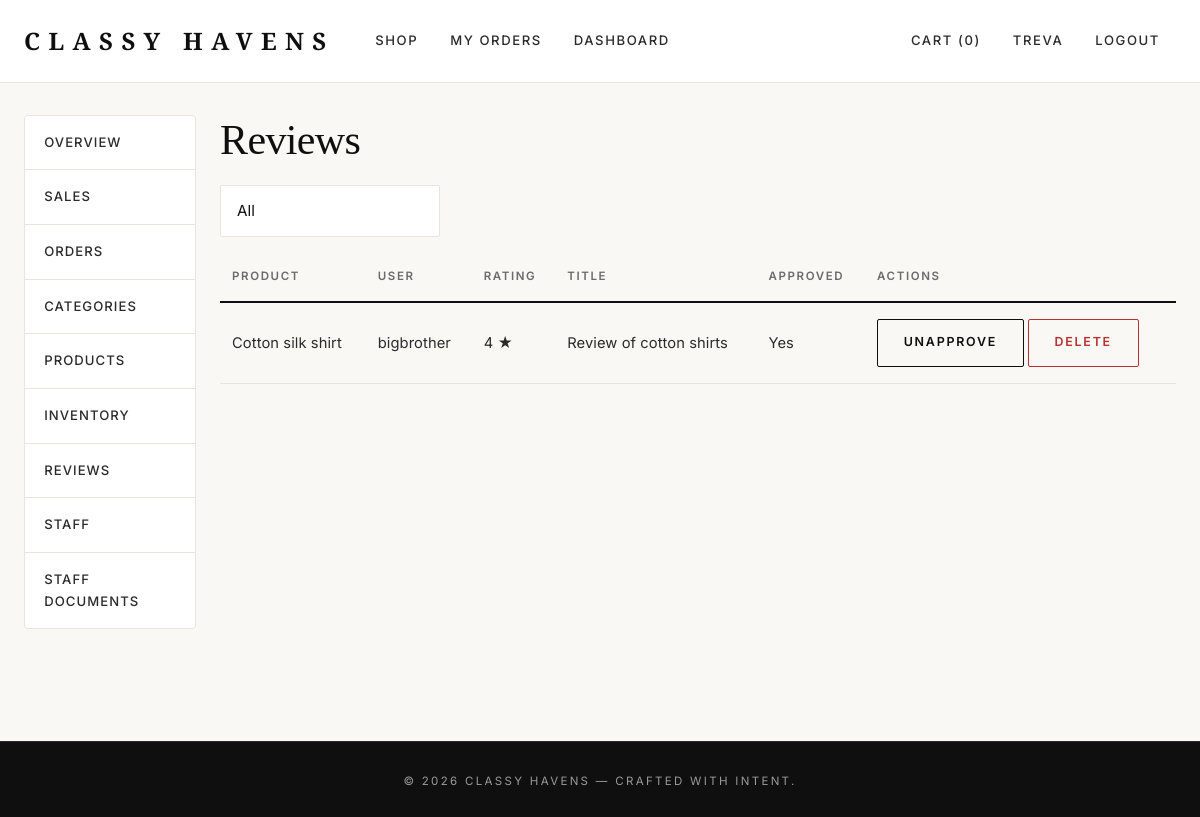
The app's page /dashboard/reviews/ (signed in) with its own data.
### accounts/models.py (models this page shows, shortened)
class CustomUser(AbstractUser):
    class Roles(models.TextChoices):
        CUSTOMER = "customer", "Customer"
        STAFF    = "staff",    "Staff"
        MANAGER  = "manager",  "Manager"
        ADMIN    = "admin",    "Admin"
    role = models.CharField(max_length=20, choices=Roles.choices,
                            default=Roles.CUSTOMER)
    phone = models.CharField(max_length=20, blank=True)
    avatar = models.ImageField(
        upload_to="avatars/%Y/%m/", blank=True, null=True,
        help_text="Optional profile picture (JPEG, PNG, WebP).",
    )
    @property
    def is_staff_member(self):
        return (
            self.is_superuser
            or self.is_staff
            or self.role in (self.Roles.STAFF, self.Roles.MANAGER, self.Roles.ADMIN)
        )

### reviews/models.py (models this page shows, shortened)
class Review(models.Model):
    product = models.ForeignKey(Product, on_delete=models.CASCADE,
                                related_name="reviews")
    user = models.ForeignKey(settings.AUTH_USER_MODEL, on_delete=models.CASCADE)
    rating = models.PositiveSmallIntegerField(
        validators=[MinValueValidator(1), MaxValueValidator(5)]
    )
    title = models.CharField(max_length=150)
    body = models.TextField()
    is_approved = models.BooleanField(default=False)
    created_at = models.DateTimeField(auto_now_add=True)
    class Meta:
        unique_together = ("product", "user")
        ordering = ["-created_at"]

### catalog/models.py (models this page shows, shortened)
class Product(models.Model):
    category = models.ForeignKey(
        Category, on_delete=models.PROTECT, related_name="products",
    )
    name = models.CharField(max_length=200)
    slug = models.SlugField(max_length=220, unique=True)
    description = models.TextField(blank=True)
    base_price = models.DecimalField(
        max_digits=10, decimal_places=2, validators=[MinValueValidator(0)],
    )
    image = models.ImageField(upload_to="products/", blank=True, null=True)
    is_active = models.BooleanField(default=True)
    created_at = models.DateTimeField(auto_now_add=True)
    updated_at = models.DateTimeField(auto_now=True)
    class Meta:
        ordering = ["-created_at"]

### dashboard/views.py (the view)
# urls.py: path("reviews/", views.ReviewModerationView.as_view(), name="reviews"),
class ReviewModerationView(StaffRequiredMixin, PermissionRequiredMixin, ListView):
    permission_required = "reviews.view_review"
    model = Review
    template_name = "dashboard/reviews.html"
    context_object_name = "reviews"
    paginate_by = 50
    def get_queryset(self):
        qs = Review.objects.select_related("product", "user").order_by("-created_at")
        approved = self.request.GET.get("approved")
        if approved == "yes":
            qs = qs.filter(is_approved=True)
        elif approved == "no":
            qs = qs.filter(is_approved=False)
        return qs

### cart/cart.py (called while the page is built)
    def __len__(self):
        return sum(item["quantity"] for item in self.cart.values())

    def total_quantity(self):
        return len(self)

### cart/context_processors.py (called while the page is built)
def cart(request):
    return {"cart": Cart(request)}

### config/context_processors.py (called while the page is built)
def currency(request):
    return {
        "CURRENCY_CODE": settings.CURRENCY_CODE,
        "CURRENCY_SYMBOL": settings.CURRENCY_SYMBOL,
    }

### dashboard/views.py (called while the page is built)
    def dispatch(self, request, *args, **kwargs):
        if not request.user.is_authenticated:
            return super().dispatch(request, *args, **kwargs)
        if not request.user.is_staff_member:
            messages.error(request, "Staff access required.")
            return redirect("catalog:product_list")
        return super().dispatch(request, *args, **kwargs)

### templates/dashboard/reviews.html (shortened to what this page needs)
{% extends "dashboard/base.html" %}
{% block dashboard_content %}
<h1>Reviews</h1>
<form method="get" class="mb-3" style="max-width:220px">
    <select name="approved" class="form-select" onchange="this.form.submit()">
        <option value="">All</option>
    </select>
</form>
<table class="table align-middle">
    <thead>
        <tr><th>Product</th><th>User</th><th>Rating</th><th>Title</th><th>Approved</th><th>Actions</th></tr>
    </thead>
    <tbody>
        {% for r in reviews %}
        <tr>
            <td>{{ r.product.name }}</td>
            <td>{{ r.user.username }}</td>
            <td>{{ r.rating }} ★</td>
            <td>{{ r.title|truncatechars:40 }}</td>
            <td>{{ r.is_approved|yesno:"Yes,No" }}</td>
            <td>
                {% if perms.reviews.change_review %}
                <form method="post" action="{% url 'dashboard:review_toggle' r.id %}" style="display:inline">
                    <button class="btn btn-sm btn-outline-dark">
                        {% if r.is_approved %}Unapprove{% else %}Approve{% endif %}
                    </button>
                </form>
                {% endif %}
                {% if perms.reviews.delete_review %}
                <form method="post" action="{% url 'dashboard:review_delete' r.id %}"
                      style="display:inline"
                      onsubmit="return confirm('Delete this review permanently?')">
                    <button class="btn btn-sm btn-outline-danger">Delete</button>
                </form>
                {% endif %}
            </td>
        </tr>
        {% empty %}
            <tr><td colspan="6" class="text-muted">No reviews yet.</td></tr>
        {% endfor %}
    </tbody>
</table>
{% endblock %}

### templates/base.html (shortened to what this page needs)
{% load static %}
<!doctype html>
<html lang="en">
<head>
    <link href="https://cdn.jsdelivr.net/npm/bootstrap@5.3.3/dist/css/bootstrap.min.css" rel="stylesheet">
    <link rel="stylesheet" href="{% static 'css/style.css' %}">
</head>
<body class="d-flex flex-column min-vh-100">
<nav class="navbar navbar-expand-lg">
    <div class="container">
        <a class="navbar-brand" href="{% url 'catalog:product_list' %}">Classy&nbsp;Havens</a>
        <div class="collapse navbar-collapse" id="nav">
            <ul class="navbar-nav me-auto">
                <li class="nav-item"><a class="nav-link" href="{% url 'catalog:product_list' %}">Shop</a></li>
                {% if user.is_authenticated %}
                    <li class="nav-item"><a class="nav-link" href="{% url 'orders:order_list' %}">My Orders</a></li>
                {% endif %}
                {% if user.is_staff_member %}
                    <li class="nav-item"><a class="nav-link" href="{% url 'dashboard:index' %}">Dashboard</a></li>
                {% endif %}
            </ul>
            <ul class="navbar-nav align-items-lg-center">
                <li class="nav-item">
                    <a class="nav-link" href="{% url 'cart:cart_detail' %}">Cart ({{ cart.total_quantity }})</a>
                </li>
                {% if user.is_authenticated %}
                    <li class="nav-item"><a class="nav-link" href="{% url 'accounts:profile' %}">{{ user.username }}</a></li>
                    <li class="nav-item"><a class="nav-link" href="{% url 'accounts:logout' %}">Logout</a></li>
                {% else %}
                    <li class="nav-item"><a class="nav-link" href="{% url 'accounts:login' %}">Login</a></li>
                    <li class="nav-item"><a class="nav-link" href="{% url 'accounts:register' %}">Register</a></li>
                {% endif %}
            </ul>
        </div>
    </div>
</nav>
<main class="flex-grow-1">
    <div class="container">
        {% block content %}{% endblock %}
    </div>
</main>
<footer class="mt-5 py-4">
    <div class="container text-center">
        <small>&copy; {% now "Y" %} Classy Havens — Crafted with intent.</small>
    </div>
</footer>
</body>
</html>

### static/css/style.css (style rules this page uses)
:root { --ch-black: #0f0f0f; --ch-charcoal: #2a2a2a; --ch-gray: #6b6b6b; --ch-muted: #9a9a9a; --ch-cream: #faf8f5; --ch-cream-alt: #f3efe9; --ch-white: #ffffff; --ch-border: #e8e5e0; --ch-gold: #c9a961; --ch-gold-dark: #a88a4a; --ch-danger: #b83232; --ch-success: #2f7a4d; --font-display: 'Playfair Display', Georgia, 'Times New Roman', serif; --font-body: 'Inter', -apple-system, BlinkMacSystemFont, 'Segoe UI', sans-serif; --shadow-sm: 0 1px 2px rgba(15,15,15,0.05); --shadow-md: 0 8px 24px rgba(15,15,15,0.07); --shadow-lg: 0 20px 48px rgba(15,15,15,0.10); --radius-sm: 2px; --radius: 4px; --radius-lg: 8px; }
* { box-sizing: border-box; }
html { scroll-behavior: smooth; }
body { margin: 0; font-family: var(--font-body); font-weight: 400; color: var(--ch-black); background-color: var(--ch-cream); line-height: 1.65; letter-spacing: 0.005em; -webkit-font-smoothing: antialiased; -moz-osx-font-smoothing: grayscale; }
h1, h2, h3, h4, h5, h6, .display { font-family: var(--font-display); font-weight: 500; letter-spacing: -0.015em; color: var(--ch-black); line-height: 1.2; }
h1 { font-size: clamp(2rem, 3.5vw, 3rem); margin-bottom: 1.25rem; }
a { color: var(--ch-black); text-decoration: none; transition: color .2s ease; }
small, .text-muted { color: var(--ch-muted) !important; }
.container { max-width: 1240px; padding-left: 1.5rem; padding-right: 1.5rem; }
main { padding-top: 2rem; padding-bottom: 4rem; }
.navbar { background: var(--ch-white) !important; border-bottom: 1px solid var(--ch-border); padding: 1rem 0; position: sticky; top: 0; z-index: 1000; backdrop-filter: saturate(180%) blur(10px); }
.navbar-brand { font-family: var(--font-display); font-weight: 700; font-size: 1.5rem; letter-spacing: 0.35em; color: var(--ch-black) !important; padding-right: 0.35em; text-transform: uppercase; }
.navbar-nav .nav-link { font-family: var(--font-body); font-size: 0.82rem; font-weight: 500; letter-spacing: 0.12em; text-transform: uppercase; color: var(--ch-charcoal) !important; padding: 0.5rem 1rem !important; transition: color .2s ease; }
.btn { font-family: var(--font-body); font-size: 0.78rem; font-weight: 600; letter-spacing: 0.14em; text-transform: uppercase; border-radius: var(--radius-sm); padding: 0.85rem 1.6rem; transition: all .25s ease; border-width: 1px; }
.btn-outline-dark { color: var(--ch-black); border-color: var(--ch-black); background: transparent; }
.btn-outline-danger { color: var(--ch-danger); border-color: var(--ch-danger); }
.form-control, .form-select { font-family: var(--font-body); font-size: 0.95rem; border-radius: var(--radius-sm); border: 1px solid var(--ch-border); background: var(--ch-white); padding: 0.85rem 1rem; color: var(--ch-black); transition: border-color .2s ease, box-shadow .2s ease; }
.table { --bs-table-bg: transparent; --bs-table-border-color: var(--ch-border); font-size: 0.92rem; border-color: var(--ch-border); }
.table thead th { font-family: var(--font-body); font-size: 0.72rem; font-weight: 600; letter-spacing: 0.14em; text-transform: uppercase; color: var(--ch-gray); border-bottom: 2px solid var(--ch-black); padding: 0.9rem 0.75rem; background: transparent; }
.table tbody td { padding: 1rem 0.75rem; vertical-align: middle; border-bottom: 1px solid var(--ch-border); color: var(--ch-charcoal); }
.nav-link { color: var(--ch-charcoal); font-size: 0.88rem; font-weight: 500; letter-spacing: 0.08em; text-transform: uppercase; }
footer { background: var(--ch-black) !important; color: var(--ch-muted); padding: 2.5rem 0 !important; margin-top: 5rem; border-top: 1px solid var(--ch-charcoal); }
footer small { letter-spacing: 0.2em; text-transform: uppercase; font-size: 0.72rem; color: var(--ch-muted); }

### records on screen
CustomUser: username "TREVA"
Review: product.name "Cotton silk shirt", user.username "bigbrother", rating "4", title "Review of cotton shirts", is_approved "Yes", shows "UNAPPROVE"

### other values on screen
{{ cart.total_quantity }} "0"
